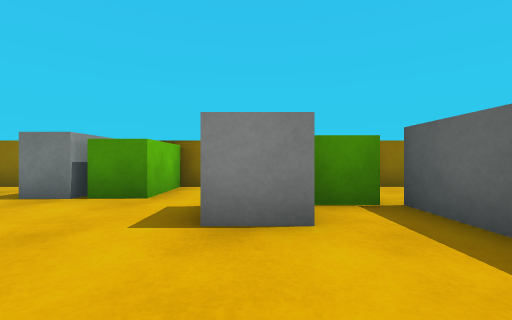
View 1 (above)

19 first-person views from a walk through a Unity game level. The camera is 0.58 m above the floor, looks level and sees 90° across. The floor is counted in squares, 1 m on a side. Each view is taken from the middle of a square. On the plan, view 1 faces up. The plan holds only what a view shows up to about 9 squares ahead; the rest is blank. The player is left out. Surface patterns are stand-ins for the level's own textures.

View 2
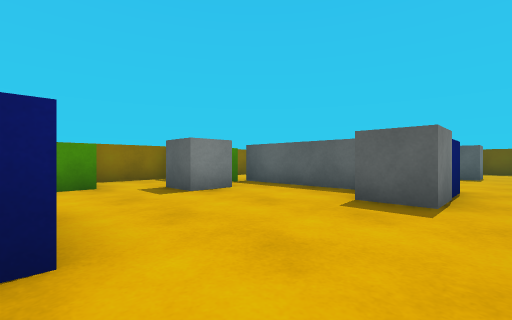

View 3
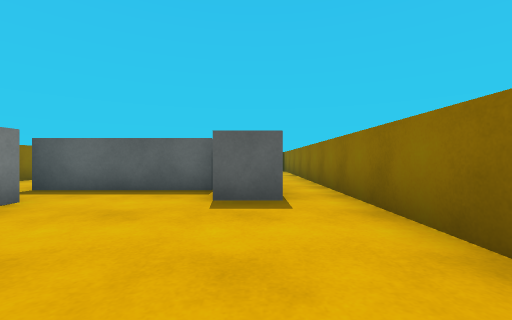

View 4
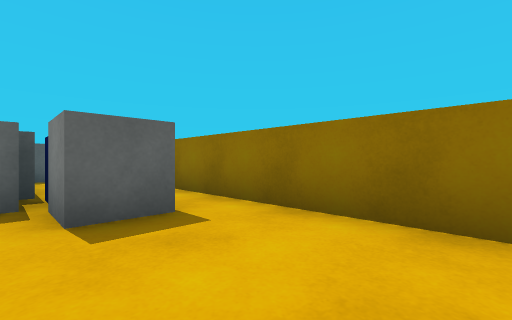

View 5
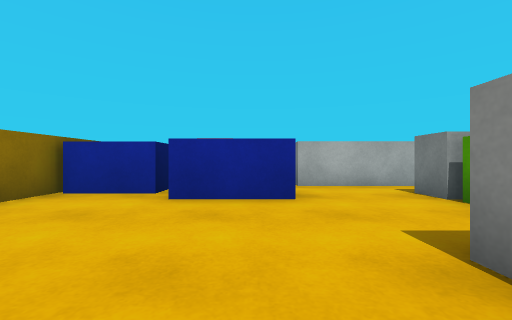

View 6
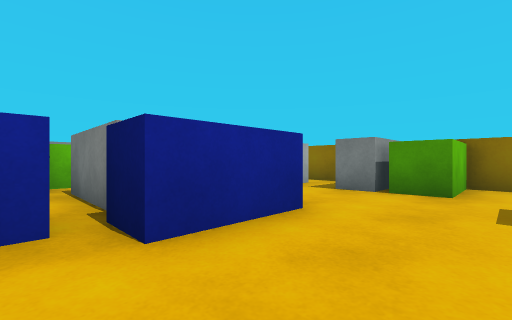

View 7
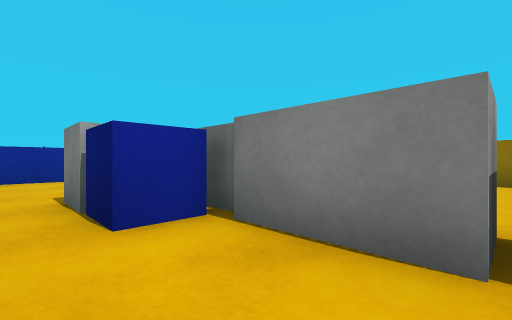

View 8
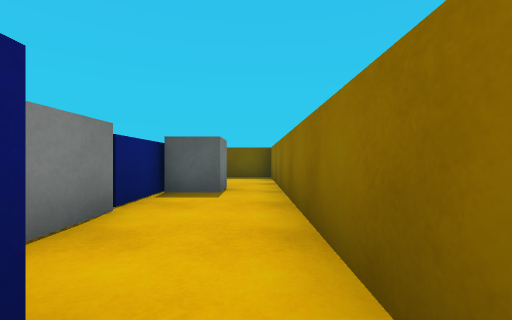

View 9
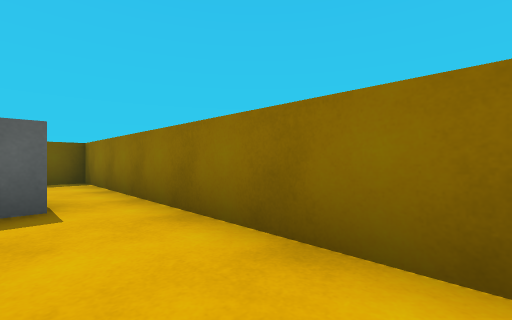

View 10
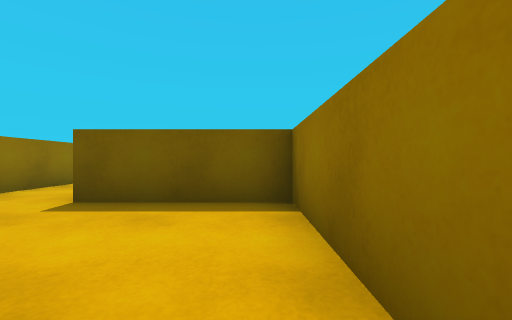

View 11
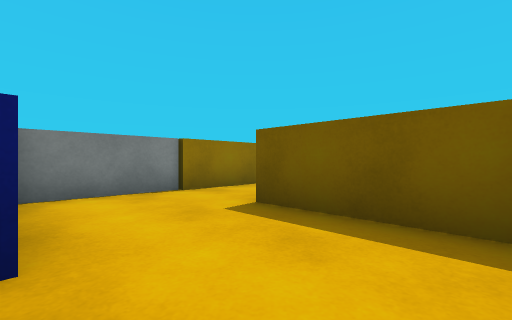

View 12
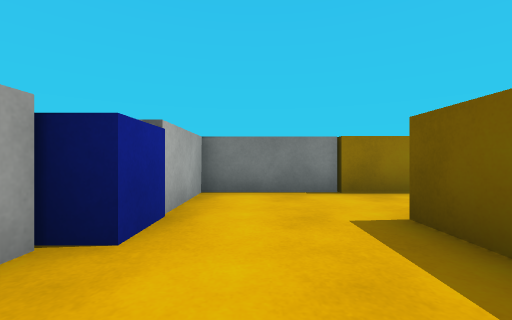

View 13
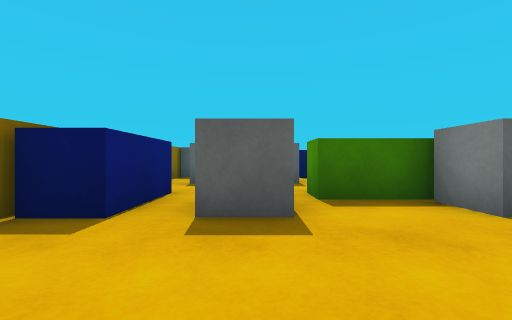

View 14
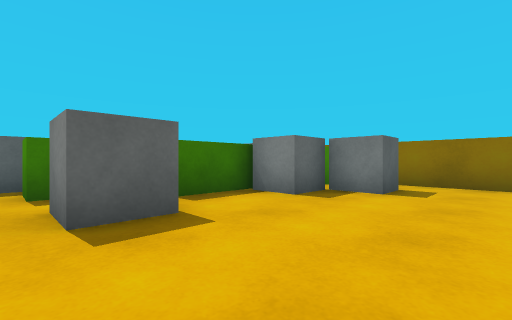

View 15
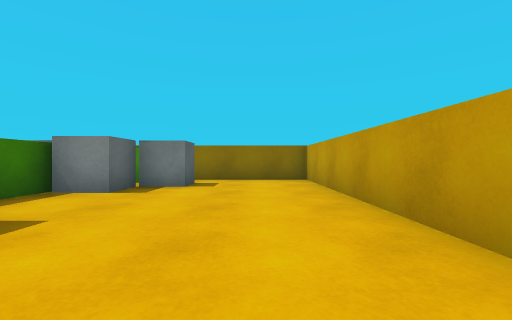

View 16
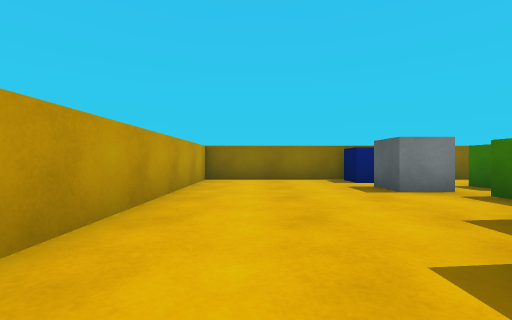

View 17
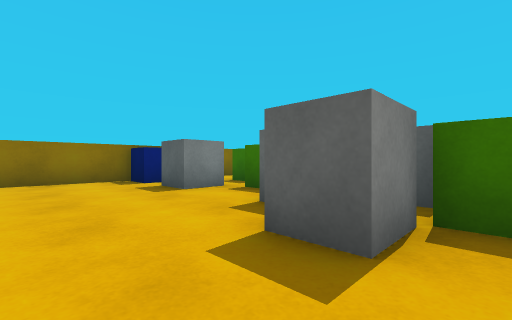

View 18
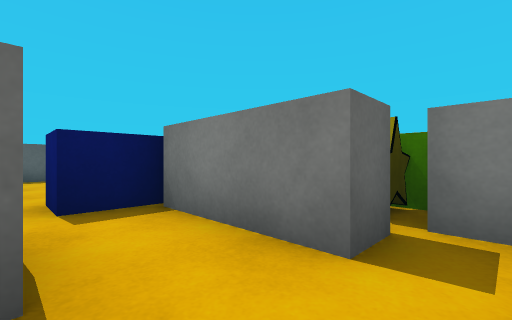

View 19
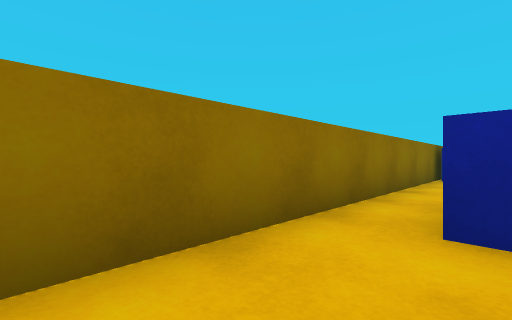

### Floor plan
Points are (right, up) in squares from view 1. A wall is a line through its corners. A room is listed if a view was taken in it or the views show most of it. See-through windows are left out.
Room 1 (views 1, 2, 3, 4, 5, 6, 8, 9)
walls: (1.9, -0.2) (1.9, 3.4); (2.9, -0.3) (2.2, -0.3); (-3.4, -2.5) (3.5, -2.5); (0.6, 5.6) (-1.6, 5.6); (-4.7, 4.6) (-4.7, 1.9); (-3.4, 5.6) (-6.1, 5.6); (-6.3, 0.6) (-3.9, 0.6)
ways out: opening at (2.5, -1.5) to room 2; opening at (-5, 1) to room 3; opening at (-5, 5) to room 3; opening at (-3, -1.5) to room 3; opening at (2.5, 4.5)
objects: blue block (-3, 0) to (-3, 1); block (-3, 4) to (-3, 5); green block (-2, 4) to (-2, 5); cube (0, 2) to (0, 3); cube (1, -1); green block (1, 4) to (2, 5); blue cube (2, -1)
Room 2 (views 7, 10, 11, 12, 19)
walls: (8.1, -0.3) (5.1, -0.3); (3.5, -2.5) (10.5, -2.5) (10.5, -0.5)
ways out: opening at (2.5, -1.5) to room 1; opening at (9.5, 0)
objects: cube (7, -1)
Room 3 (views 13, 14, 15, 16, 17, 18)
walls: (-5.7, 3.6) (-5.7, 4.6); (-9.3, 5.6) (-13.5, 5.6) (-13.5, -2.5) (-10.1, -2.5); (-4.2, -0.3) (-6.3, -0.3) (-6.3, 0.6); (-4.4, -2.5) (-3.4, -2.5)
ways out: opening at (-5, 1) to room 1; opening at (-5, 5) to room 1; opening at (-3, -1.5) to room 1
objects: cube (-10, -1) to (-9, -1); green cube (-9, -2) to (-8, -2); cube (-9, 0) to (-8, 0); cube (-9, 3); blue block (-9, 5) to (-8, 5); block (-8, -1) to (-7, -1); green block (-8, 1) to (-8, 2); green cube (-7, 3); green cube (-6, -2); star (-6, -1); blue block (-4, -1)

Where each view was taken, in squares from view 1:
view 1: 0 up, 0 right, facing up
view 2: 2 down, 3 left, facing up-right
view 3: 1 down, 3 left, facing right
view 4: 0 up, 2 left, facing down-right
view 5: 1 up, 1 right, facing left
view 6: 1 down, 1 left, facing up-left
view 7: 2 down, 5 right, facing up-left
view 8: 2 down, 2 right, facing right
view 9: 1 down, 3 right, facing down-right
view 10: 2 down, 7 right, facing right
view 11: 2 down, 8 right, facing up-right
view 12: 2 down, 9 right, facing up
view 13: 3 up, 12 left, facing right
view 14: 4 up, 12 left, facing down-right
view 15: 5 up, 12 left, facing down
view 16: 2 down, 12 left, facing up
view 17: 2 down, 12 left, facing up-right
view 18: 2 up, 7 left, facing down-right
view 19: 1 down, 5 right, facing down-left
